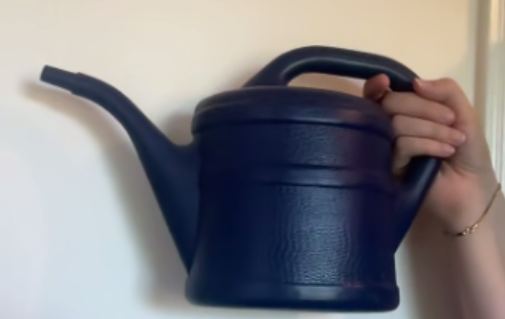
#> input picture thresholding_test/blue_vattenkanna.png, 505 x 319 px
$ jupyter execute threshold.ipynb
#> lines starting #> are read from the running program, lines starting #| are printed output that depends on the picture; after the words box and inside, x2 and y2 are one past the last pixel; in counts of white or black regions, pixels touching at a corner belong together
[cell 1]
import matplotlib.pyplot as plt
import cv2

[cell 2]
# Load the image
image = cv2.imread('blue_vattenkanna.png')
#> image is the input picture: shape (319, 505, 3); mean B, G, R 131.1, 127.2, 129.4

image = cv2.cvtColor(image, cv2.COLOR_BGR2RGB)

plt.imshow(image)
plt.axis('off')

[cell 3]
red_channel = image.copy()[:, :, 0]
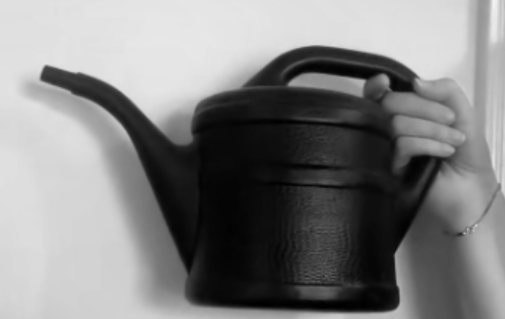
#> red_channel: shape (319, 505); min 0, max 241, mean 129.4
green_channel = image.copy()[:, :, 1]
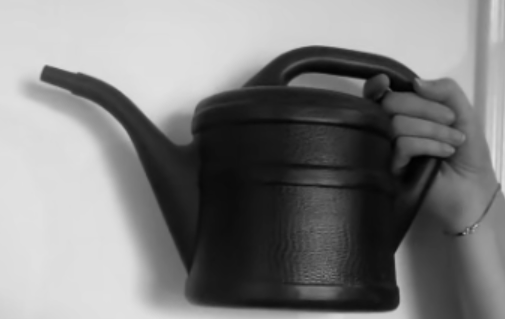
#> green_channel: shape (319, 505); min 1, max 225, mean 127.2
blue_channel = image.copy()[:, :, 2]
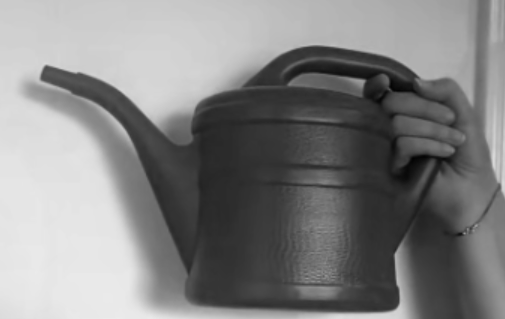
#> blue_channel: shape (319, 505); min 2, max 236, mean 131.1
fig, axes = plt.subplots(1, 3, figsize=(12, 6))

# Plot red channel
axes[0].imshow(red_channel, cmap='gray')
axes[0].set_title('red channel')
axes[0].axis('off')

# Plot green channel
axes[1].imshow(green_channel, cmap='gray')
axes[1].set_title('green channel')
axes[1].axis('off')

# Plot blue channel
axes[2].imshow(blue_channel, cmap='gray')
axes[2].set_title('blue channel')
axes[2].axis('off')

plt.show()
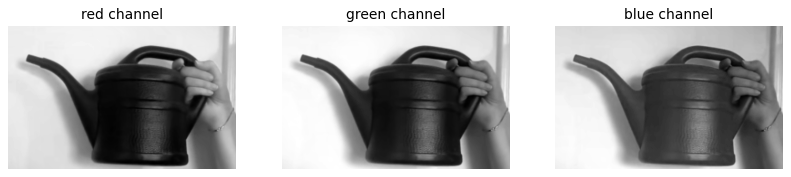
#> figure drawn by matplotlib, 3 panels

[cell 4]
img = red_channel*0.5 + green_channel*0.5 - blue_channel
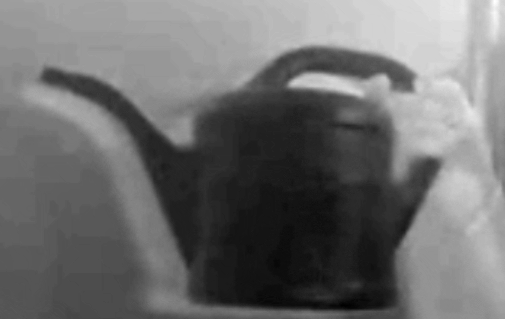
#> img: shape (319, 505) float64; min -48.5, max 57, mean -2.9; drawn with min black and max white
_, thresh = cv2.threshold(img, 5, 255, cv2.THRESH_BINARY)
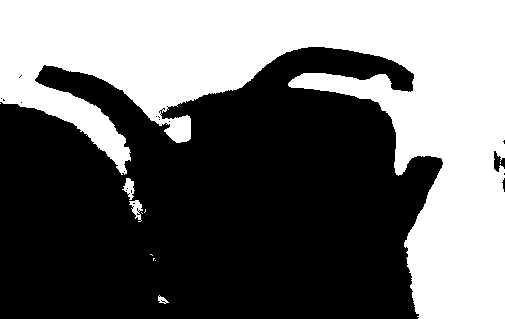
#> thresh: shape (319, 505) float64; 42.2% white; 11 white regions (7 under 20 px), largest, box (x1, y1, x2, y2) and area: (0, 0, 505, 319) 67652, (122, 178, 135, 200) 148, (129, 200, 143, 222) 147, (158, 295, 169, 304) 48

fig, axes = plt.subplots(1, 2, figsize=(12, 6))
# Plot red channel
axes[0].imshow(img, cmap='gray')
axes[0].set_title('Image')
axes[0].axis('off')

axes[1].imshow(thresh, cmap='gray')
axes[1].set_title('Thresholded Image')
axes[1].axis('off')

plt.show()
